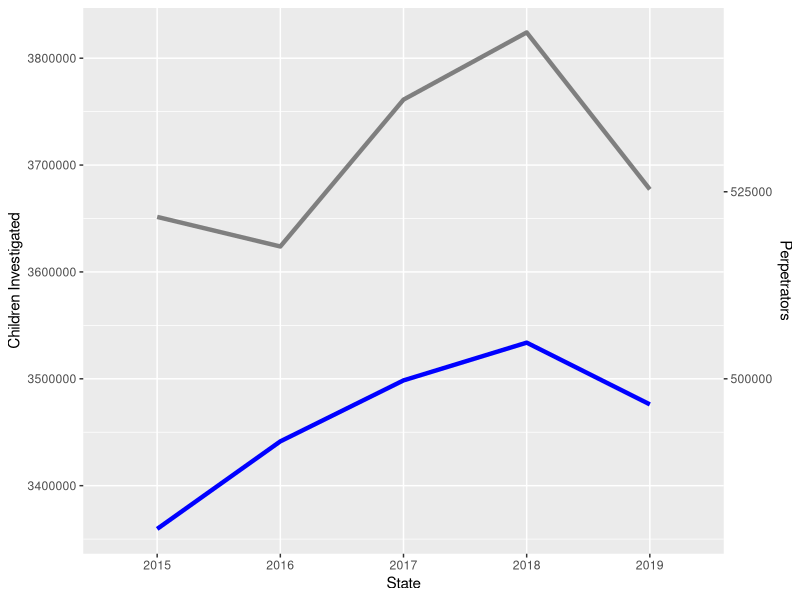

Write R code to recreate this figure.
#library things
library(tidyverse)
library(ggplot2)
library(dplyr)
library(stringr)

investdata <- read.csv("../data/childinvestigation.csv")
perpsdata <- read.csv("../data/perps.csv")

chart3data <- merge(investdata, perpsdata, by = "State")

chart3 <- ggplot(chart3data, aes(x = State, group = 1)) +
  geom_line(aes(x = State, y = National.x, colour = "National.x"),
            col = "blue", size = 1.5) +
  geom_line(aes(x = State, y = National.y * 7, colour = "National.y"),
            size = 1.5) +
  scale_y_continuous(sec.axis = sec_axis(~. / 7, name = "Perpetrators"),
                     labs(y = "Children Investigated")) +
  scale_color_manual(name = "Legend", values =
                       c("Children Investigated" = "blue", "Number of Perpetrators" = "darkgrey"))
